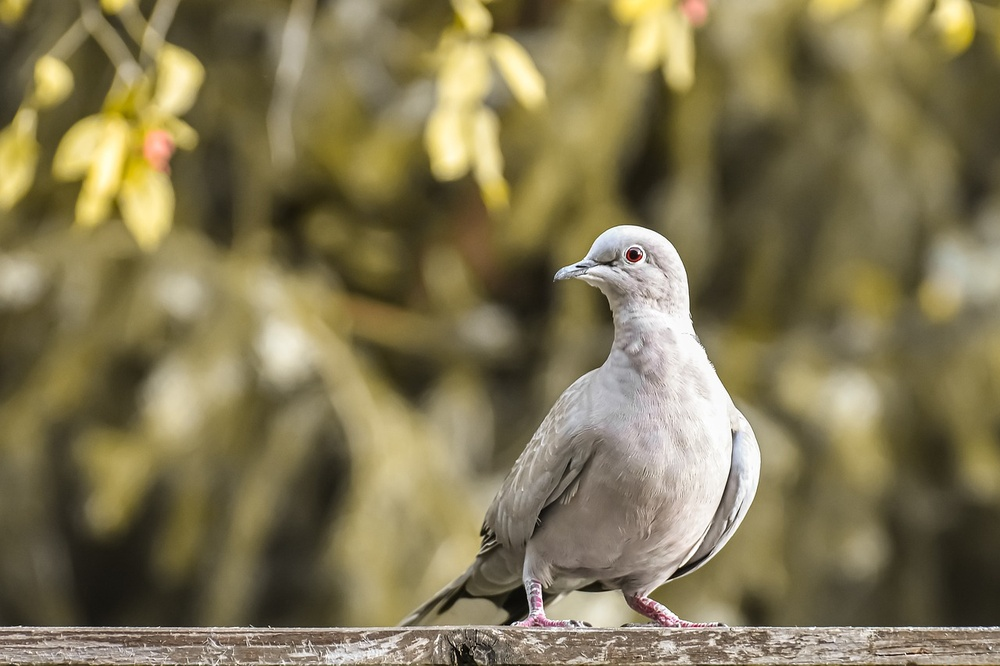
#> input picture open_cv/test_pic.jpg, 1000 x 666 px, shrunk from 1280 x 853 before the run
$ python chapter_2_5.py
#> lines starting #> are read from the running program, lines starting #| are printed output that depends on the picture; after the words box and inside, x2 and y2 are one past the last pixel; in counts of white or black regions, pixels touching at a corner belong together
#!/usr/local/bin/python3.7
import cv2
import numpy as np

img = cv2.imread("../test_pic.jpg")
#> img is the input picture: shape (666, 1000, 3); mean B, G, R 83.5, 119.1, 129.6
kernel = np.ones((2, 2), np.uint8)

imgCanny = cv2.Canny(img, 100, 200)
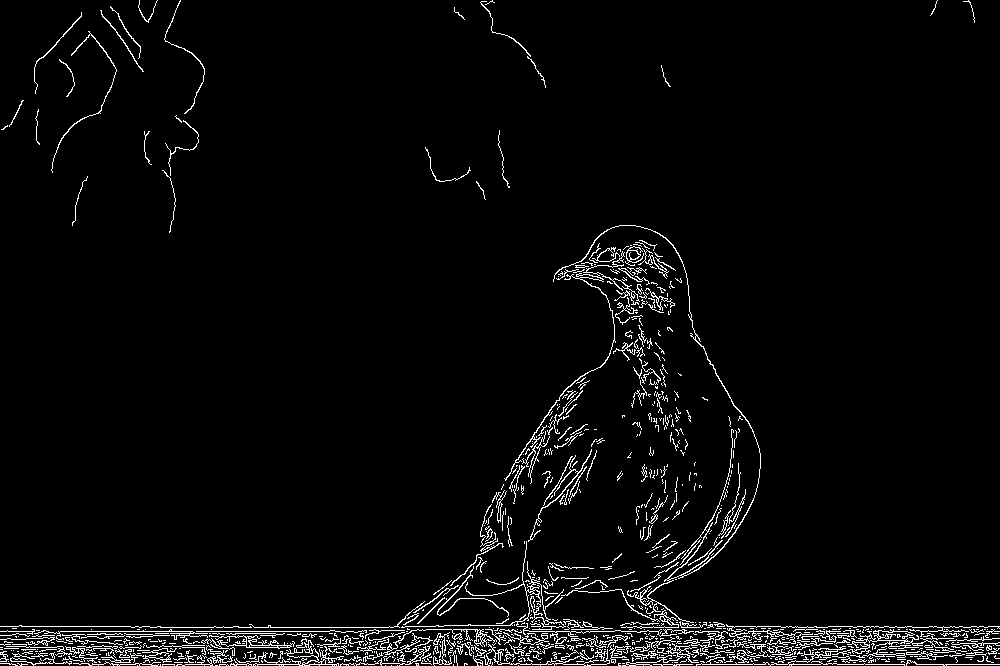
#> imgCanny: shape (666, 1000); 3.5% white in thin lines or dots
imgErosion = cv2.erode(imgCanny, kernel, iterations=1)
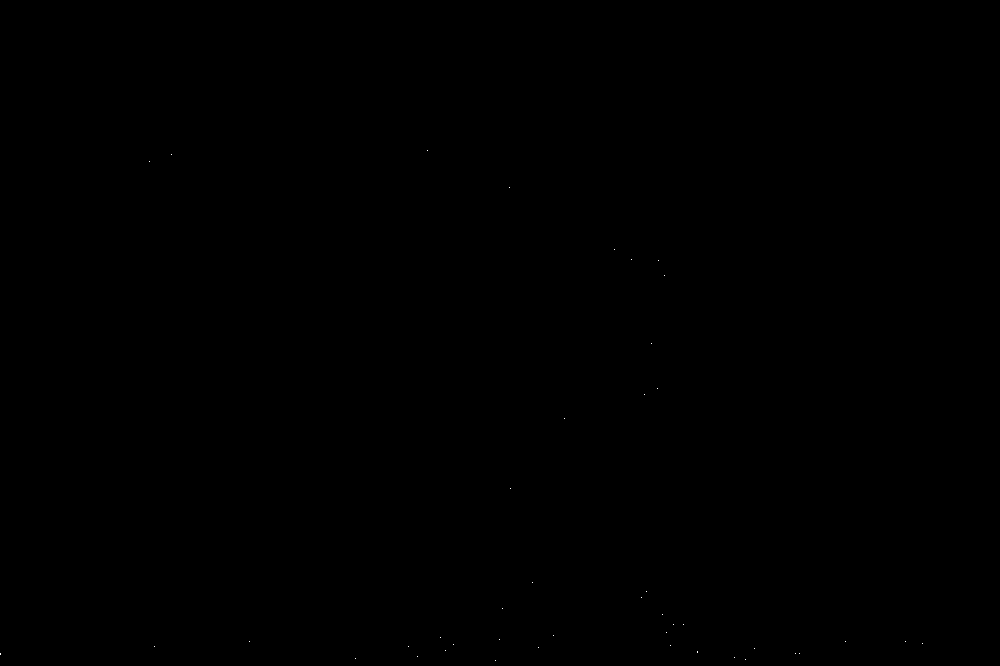
#> imgErosion: shape (666, 1000); 0.01% white in thin lines or dots, all inside (x1, y1, x2, y2) = (0, 150, 923, 661)

cv2.imshow("Edge detection", imgCanny)
cv2.imshow("Erosion Fix", imgErosion)
cv2.waitKey(0)
